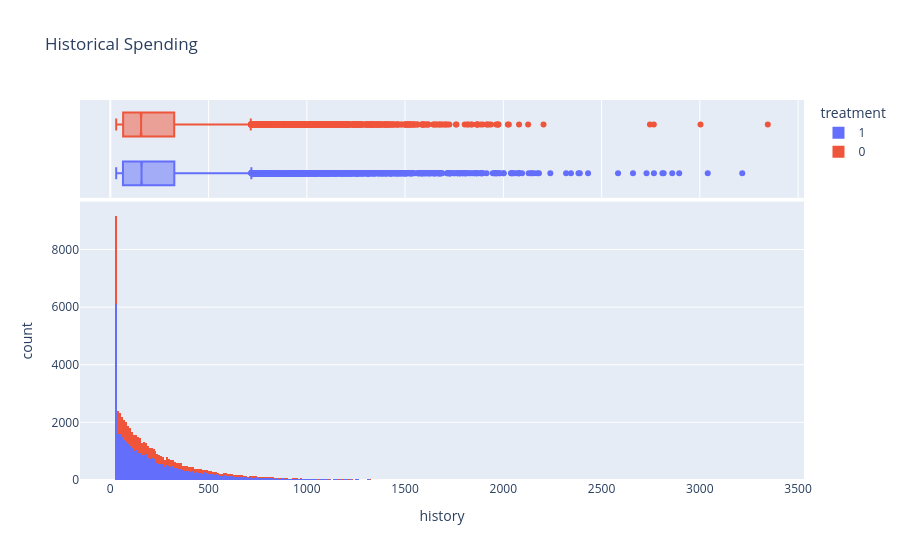

Write notebook code for a chart like this one.
### Code cell
px.histogram(
    df,
    x="history",
    color="treatment",
    marginal="box",
    title="Historical Spending"
)

### Figure 1 — Plotly figure (JSON) as saved in the notebook; plotly's stock layout.template omitted (floating-point values rounded to 4 significant figures; data arrays with more than 128 entries replaced by an {"elided": "..."} marker saying what was removed)
{"data": [{"bingroup": "x", "hovertemplate": "treatment=1<br>history=%{x}<br>count=%{y}<extra></extra>", "legendgroup": "1", "marker": {"color": "#636efa", "pattern": {"shape": ""}}, "name": "1", "orientation": "v", "showlegend": true, "type": "histogram", "x": {"elided": "42694 float values"}, "xaxis": "x", "yaxis": "y"}, {"hovertemplate": "treatment=1<br>history=%{x}<extra></extra>", "legendgroup": "1", "marker": {"color": "#636efa"}, "name": "1", "notched": true, "showlegend": false, "type": "box", "x": {"elided": "42694 float values"}, "xaxis": "x2", "yaxis": "y2"}, {"bingroup": "x", "hovertemplate": "treatment=0<br>history=%{x}<br>count=%{y}<extra></extra>", "legendgroup": "0", "marker": {"color": "#EF553B", "pattern": {"shape": ""}}, "name": "0", "orientation": "v", "showlegend": true, "type": "histogram", "x": {"elided": "21306 float values"}, "xaxis": "x", "yaxis": "y"}, {"hovertemplate": "treatment=0<br>history=%{x}<extra></extra>", "legendgroup": "0", "marker": {"color": "#EF553B"}, "name": "0", "notched": true, "showlegend": false, "type": "box", "x": {"elided": "21306 float values"}, "xaxis": "x2", "yaxis": "y2"}], "layout": {"barmode": "relative", "legend": {"title": {"text": "treatment"}, "tracegroupgap": 0}, "title": {"text": "Historical Spending"}, "xaxis": {"anchor": "y", "domain": [0, 1], "title": {"text": "history"}}, "xaxis2": {"anchor": "y2", "domain": [0, 1], "matches": "x", "showgrid": true, "showticklabels": false}, "yaxis": {"anchor": "x", "domain": [0, 0.7326], "title": {"text": "count"}}, "yaxis2": {"anchor": "x2", "domain": [0.7426, 1], "matches": "y2", "showgrid": false, "showline": false, "showticklabels": false, "ticks": ""}}}
